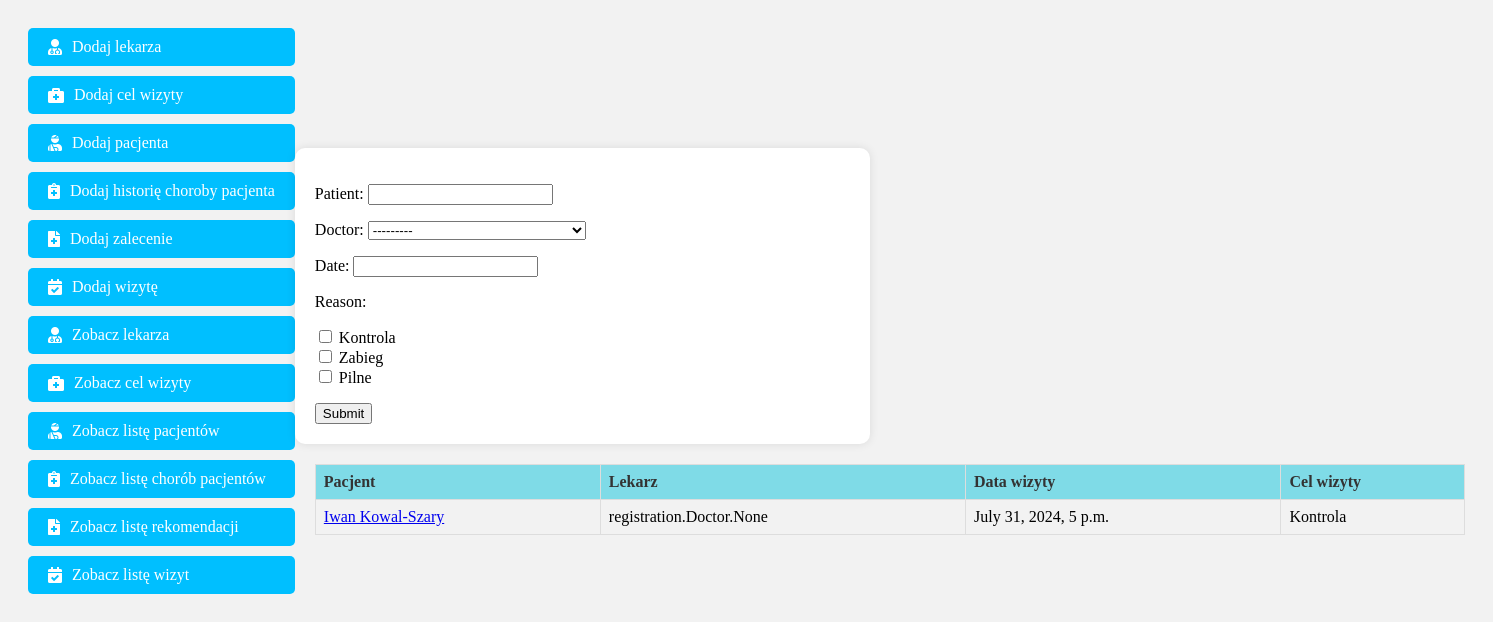
The page /show_visit/ on the database as committed earlier.
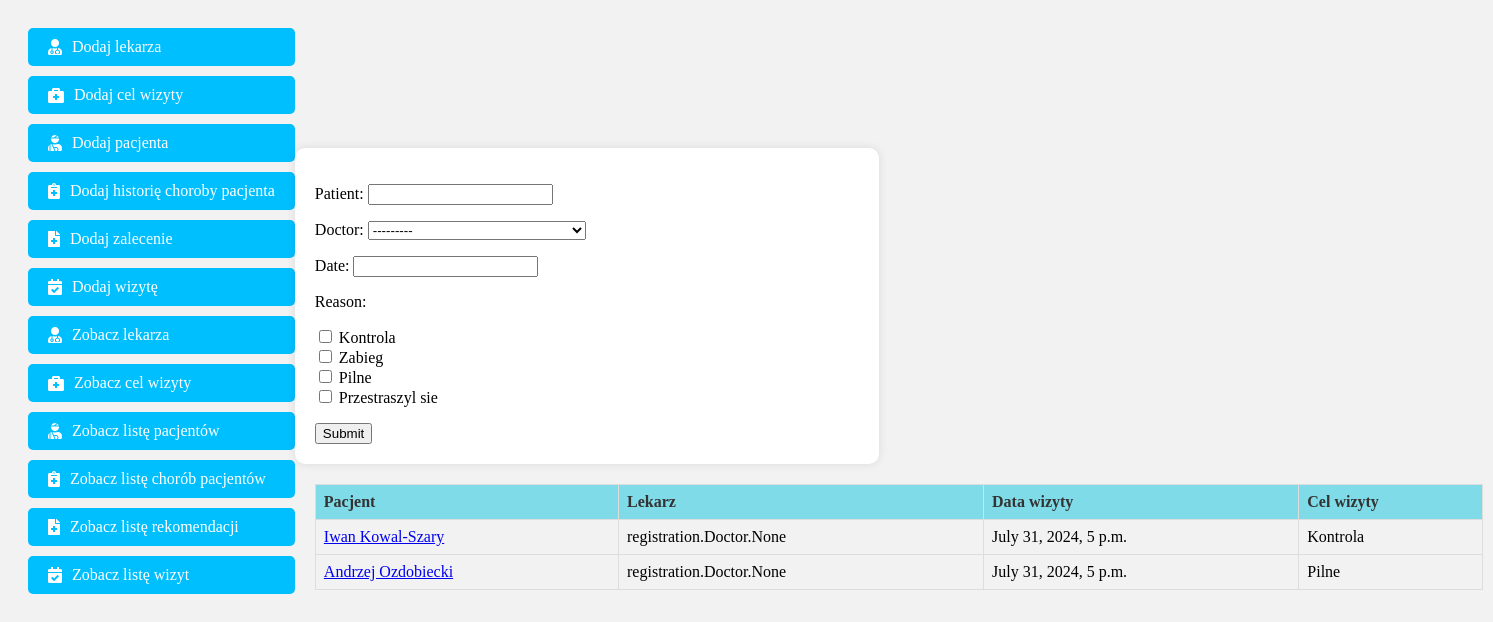
The same page on the database as committed later.
### registration/models.py (models this page shows, shortened)
class Visit(models.Model):
    patient = models.ForeignKey(Patient, on_delete=models.CASCADE)
    doctor = models.ManyToManyField(Doctor)
    date = models.DateTimeField()
    reason = models.ForeignKey(ReasonForVisit, on_delete=models.CASCADE)

class Patient(models.Model):
    name = models.CharField(max_length=64)
    surname = models.CharField(max_length=64)
    def __str__(self):
        return f'{self.name} {self.surname}'

class ReasonForVisit(models.Model):
    reasons = models.CharField(max_length=64)
    def __str__(self):
        return f'{self.reasons}'

### registration/views.py (the view)
# urls.py: path('show_visit/', views.LetShowVisit.as_view(), name='show_visit'),
class LetShowVisit(View):
    def get(self, request):
        db_visit = Visit.objects.all()
        form = VisitSearchForm(request.GET)
        if form.is_valid():
            patient = form.cleaned_data.get('patient', '')
            db_visit = db_visit.filter(patient__name__icontains=patient)
            doctor = form.cleaned_data.get('doctor')
            if doctor:
                db_visit = db_visit.filter(doctor__name__contains=doctor)
            date = form.cleaned_data.get('date')
            if date:
                db_visit = db_visit.filter(date=date)
            reason = form.cleaned_data.get('reason')
            for r in reason:
                db_visit = db_visit.filter(reason=r)
        return render(request, 'show_visit.html', {'visits': db_visit, 'form': form})

### registration/forms.py
class VisitSearchForm(forms.Form):
    patient = forms.CharField(required=False)
    doctor = forms.ModelChoiceField(
        queryset=Doctor.objects.all(),
        required=False
    )
    date = forms.DateField(required=False)
    reason = forms.ModelMultipleChoiceField(
        required=False,
        widget=forms.CheckboxSelectMultiple,
        queryset=ReasonForVisit.objects.all()
    )

### registration/models.py (called while the page is built)
    def __str__(self):
        return f'{self.name} {self.surname}'

### templates/show_visit.html
{% extends 'index.html' %}
{% block content %}
    <form class="nice-form">
    {{ form.as_p }}
    <input type="submit">
    </form>
<table class="nice-table">
    <thead>
        <tr>
            <th>Pacjent</th>
            <th>Lekarz</th>
            <th>Data wizyty</th>
            <th>Cel wizyty</th>
        </tr>
    </thead>
    <tbody>
        {% for visit in visits %}
        <tr>
            <td><a href="/show_visit/{{ visit.id }}">{{ visit.patient }}</a></td>
            <td>{{ visit.doctor }}</td>
            <td>{{ visit.date }}</td>
            <td>{{ visit.reason }}</td>
        </tr>
        {% endfor %}
    </tbody>
</table>
{% endblock %}

Rows that differ between the two databases and show on the page:
added Visit: patient "Andrzej Ozdobiecki", doctor "registration.Doctor.None", date "July 31, 2024, 5 p.m.", reason "Pilne"
Other text that changed with them:
form field reason: "☐ ☐ ☐" → "☐ ☐ ☐ ☐"
text no longer shown: "Patient: Doctor: Date: Reason: Kontrola Zabieg Pilne"
text now shown: "Patient: Doctor: Date: Reason: Kontrola Zabieg Pilne Przestraszyl sie"
